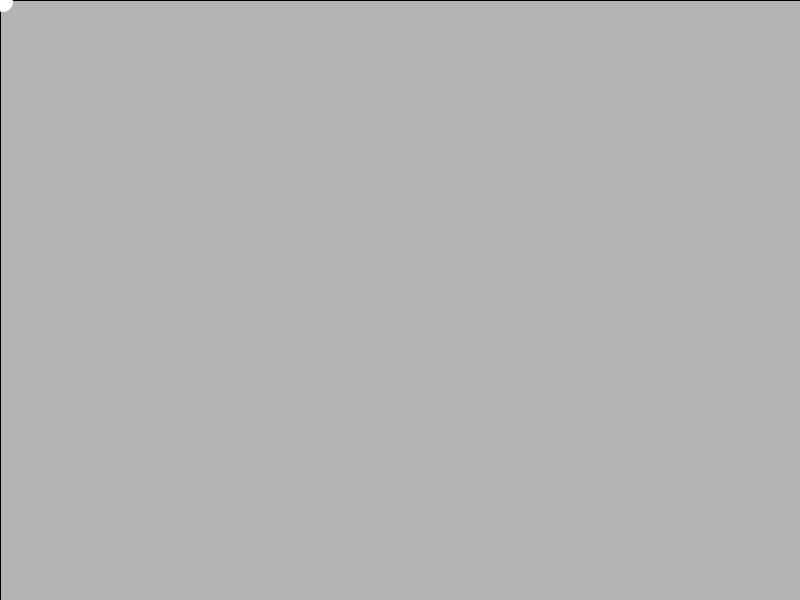
Frame 1 (no input)
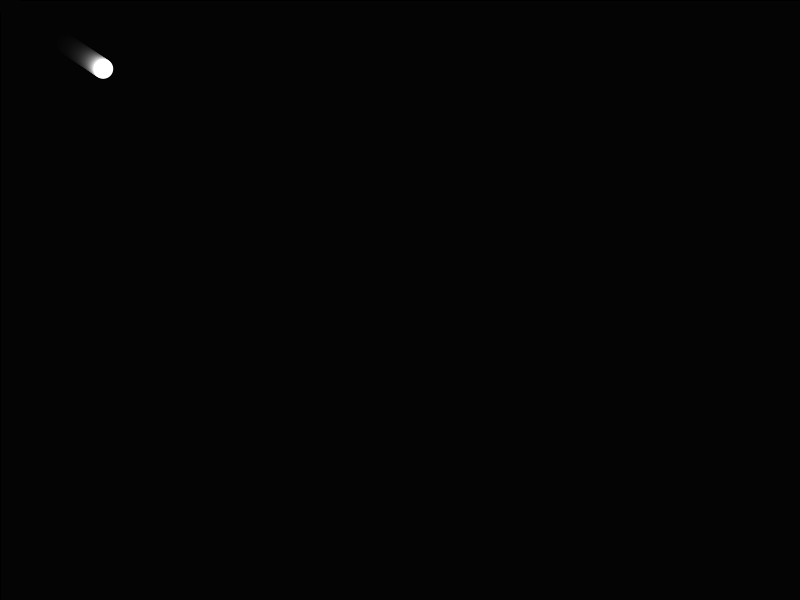
Frame 60 (the mouse pressed at the canvas centre just before this capture)
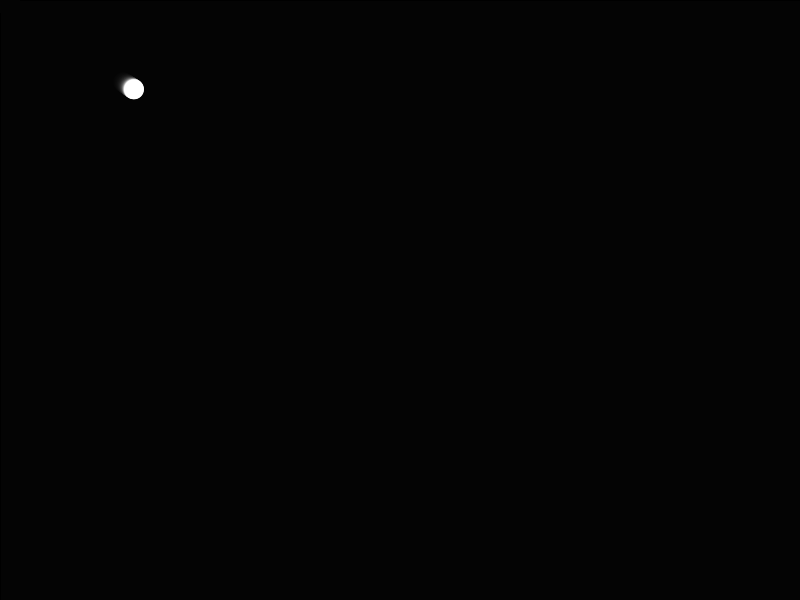
Frame 120 (the mouse held since frame 60 and released just before this capture)

The Processing sketch that drew these frames (run headless with seeded random() and noise(); from frame 60 on, the mouse is pressed at the canvas centre):

// Processing sketch: list6_2
// ── list6_2.pde
PVector force;
PVector acceleration;
PVector location;
PVector velocity;
float mass;
float friction;

void setup () {
  size(800, 600);
  frameRate(60);
  location = new PVector(0.0, 0.0);
  velocity = new PVector(0.0, 0.0);
  force = new PVector(3.0, 2.0);
  mass = 1.0;
  friction = 0.02;
  acceleration = force.mult(mass);
}

void draw () {
  fill(0, 31);
  rect(0, 0, width, height);
  fill(255);
  noStroke();
  velocity.add(acceleration);
  velocity.mult(1.0 - friction);
  location.add(velocity);
  acceleration.set(0, 0);
  ellipse(location.x, location.y, 20, 20);
}
